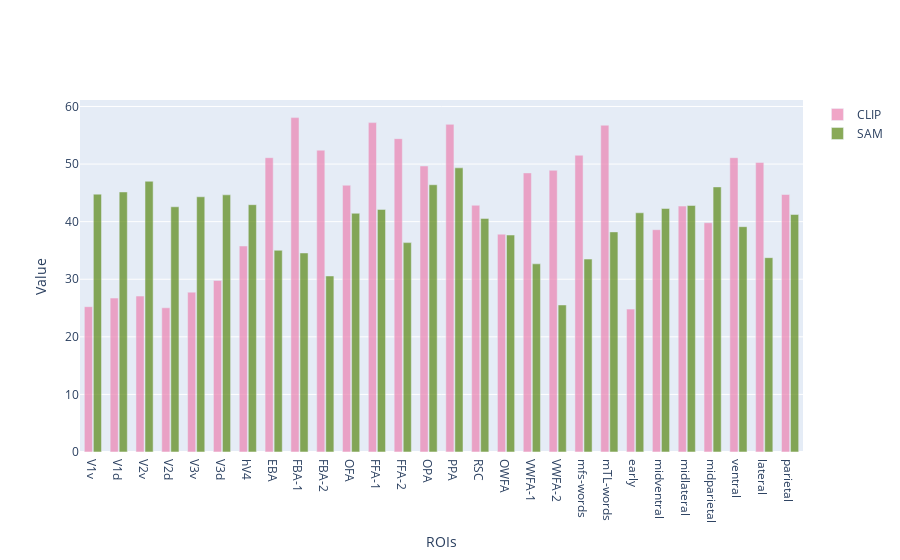

Here is the notebook cell this chart was saved with:
### Code cell
import plotly.express as px
import plotly.graph_objects as go

fig = go.Figure()
fig.add_trace(go.Bar(
    x=df["ROI"],
    y=df["CLIP"],
    name='CLIP', # name used in legend and hover labels
    marker_color='#EB89B5',
    opacity=0.75
))

fig.add_trace(go.Bar(
    x=df["ROI"],
    y=df["SAM"],
    name='SAM', # name used in legend and hover labels
    marker_color='#628E21',
    opacity=0.75
))

fig.update_layout(
    xaxis_title_text='ROIs', # xaxis label
    yaxis_title_text='Value', # yaxis label
    bargap=0.3, # gap between bars of adjacent location coordinates
    bargroupgap=0.1 # gap between bars of the same location coordinates
)

fig.show()

### Figure 1 — Plotly figure (JSON) as saved in the notebook; plotly's stock layout.template omitted (floating-point values rounded to 4 significant figures)
{"data": [{"marker": {"color": "#EB89B5"}, "name": "CLIP", "opacity": 0.75, "type": "bar", "x": ["V1v", "V1d", "V2v", "V2d", "V3v", "V3d", "hV4", "EBA", "FBA-1", "FBA-2", "OFA", "FFA-1", "FFA-2", "OPA", "PPA", "RSC", "OWFA", "VWFA-1", "VWFA-2", "mfs-words", "mTL-words", "early", "midventral", "midlateral", "midparietal", "ventral", "lateral", "parietal"], "y": [25.24, 26.73, 27.08, 25.04, 27.76, 29.78, 35.78, 51.11, 58.07, 52.41, 46.32, 57.2, 54.42, 49.67, 56.9, 42.85, 37.82, 48.46, 48.91, 51.53, 56.74, 24.81, 38.6, 42.7, 39.81, 51.11, 50.28, 44.71]}, {"marker": {"color": "#628E21"}, "name": "SAM", "opacity": 0.75, "type": "bar", "x": ["V1v", "V1d", "V2v", "V2d", "V3v", "V3d", "hV4", "EBA", "FBA-1", "FBA-2", "OFA", "FFA-1", "FFA-2", "OPA", "PPA", "RSC", "OWFA", "VWFA-1", "VWFA-2", "mfs-words", "mTL-words", "early", "midventral", "midlateral", "midparietal", "ventral", "lateral", "parietal"], "y": [44.78, 45.16, 47.01, 42.58, 44.32, 44.66, 42.95, 35.03, 34.56, 30.57, 41.45, 42.12, 36.36, 46.41, 49.35, 40.55, 37.67, 32.68, 25.53, 33.5, 38.22, 41.54, 42.28, 42.81, 46.03, 39.13, 33.75, 41.24]}], "layout": {"bargap": 0.3, "bargroupgap": 0.1, "xaxis": {"title": {"text": "ROIs"}}, "yaxis": {"title": {"text": "Value"}}}}
